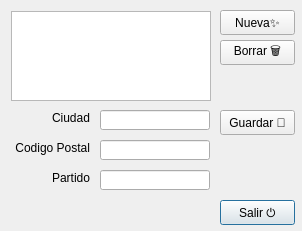
<?xml version="1.0" encoding="UTF-8"?>
<ui version="4.0">
 <class>Dialog</class>
 <widget class="QDialog" name="Dialog">
  <property name="windowModality">
   <enum>Qt::ApplicationModal</enum>
  </property>
  <property name="geometry">
   <rect>
    <x>0</x>
    <y>0</y>
    <width>302</width>
    <height>231</height>
   </rect>
  </property>
  <property name="windowTitle">
   <string>Ciudades</string>
  </property>
  <property name="modal">
   <bool>true</bool>
  </property>
  <widget class="QPushButton" name="cmdSalir">
   <property name="geometry">
    <rect>
     <x>220</x>
     <y>200</y>
     <width>75</width>
     <height>25</height>
    </rect>
   </property>
   <property name="text">
    <string>Salir ⏻</string>
   </property>
   <property name="shortcut">
    <string>Esc</string>
   </property>
  </widget>
  <widget class="QListWidget" name="liwCiudades">
   <property name="geometry">
    <rect>
     <x>11</x>
     <y>11</y>
     <width>200</width>
     <height>90</height>
    </rect>
   </property>
  </widget>
  <widget class="QPushButton" name="cmdNueva">
   <property name="geometry">
    <rect>
     <x>220</x>
     <y>10</y>
     <width>75</width>
     <height>25</height>
    </rect>
   </property>
   <property name="text">
    <string>Nueva✨</string>
   </property>
  </widget>
  <widget class="QPushButton" name="cmdBorrar">
   <property name="geometry">
    <rect>
     <x>220</x>
     <y>40</y>
     <width>75</width>
     <height>25</height>
    </rect>
   </property>
   <property name="text">
    <string>Borrar 🗑</string>
   </property>
  </widget>
  <widget class="QPushButton" name="cmdGuardar">
   <property name="geometry">
    <rect>
     <x>220</x>
     <y>110</y>
     <width>75</width>
     <height>25</height>
    </rect>
   </property>
   <property name="text">
    <string>Guardar 💾</string>
   </property>
  </widget>
  <widget class="QLabel" name="label_4">
   <property name="geometry">
    <rect>
     <x>10</x>
     <y>110</y>
     <width>80</width>
     <height>16</height>
    </rect>
   </property>
   <property name="text">
    <string>Ciudad</string>
   </property>
   <property name="alignment">
    <set>Qt::AlignRight|Qt::AlignTrailing|Qt::AlignVCenter</set>
   </property>
  </widget>
  <widget class="QLineEdit" name="txtNombre">
   <property name="geometry">
    <rect>
     <x>100</x>
     <y>110</y>
     <width>110</width>
     <height>20</height>
    </rect>
   </property>
   <property name="inputMethodHints">
    <set>Qt::ImhFormattedNumbersOnly</set>
   </property>
   <property name="text">
    <string/>
   </property>
  </widget>
  <widget class="QLabel" name="label_5">
   <property name="geometry">
    <rect>
     <x>10</x>
     <y>140</y>
     <width>80</width>
     <height>16</height>
    </rect>
   </property>
   <property name="text">
    <string>Codigo Postal</string>
   </property>
   <property name="alignment">
    <set>Qt::AlignRight|Qt::AlignTrailing|Qt::AlignVCenter</set>
   </property>
  </widget>
  <widget class="QLineEdit" name="txtCp">
   <property name="geometry">
    <rect>
     <x>100</x>
     <y>140</y>
     <width>110</width>
     <height>20</height>
    </rect>
   </property>
   <property name="inputMethodHints">
    <set>Qt::ImhFormattedNumbersOnly</set>
   </property>
   <property name="text">
    <string/>
   </property>
  </widget>
  <widget class="QLabel" name="label_6">
   <property name="geometry">
    <rect>
     <x>10</x>
     <y>170</y>
     <width>80</width>
     <height>16</height>
    </rect>
   </property>
   <property name="text">
    <string>Partido</string>
   </property>
   <property name="alignment">
    <set>Qt::AlignRight|Qt::AlignTrailing|Qt::AlignVCenter</set>
   </property>
  </widget>
  <widget class="QLineEdit" name="txtPartido">
   <property name="geometry">
    <rect>
     <x>100</x>
     <y>170</y>
     <width>110</width>
     <height>20</height>
    </rect>
   </property>
   <property name="inputMethodHints">
    <set>Qt::ImhFormattedNumbersOnly</set>
   </property>
   <property name="text">
    <string/>
   </property>
  </widget>
 </widget>
 <resources/>
 <connections/>
</ui>
